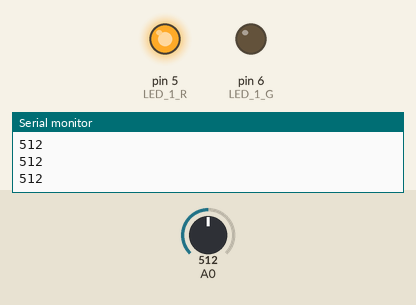
Simulated run of this sketch. Board: Arduino Uno, built with avr-gcc and run on an emulated ATmega328P. Parts: output pins drawn as LEDs (lit = HIGH), the last lines printed to the serial monitor. Inputs (shaded band) come from the test bench; at power-on: A0 = 512.

Above: at 1.2 s.
1.3 s: A0 set to 0
At 1.9 s:
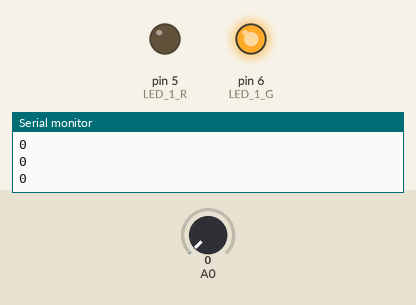
2.8 s: A0 set to 122
At 3.1 s:
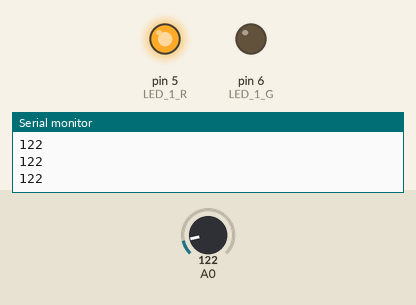
Timing chart, 0 to 5.8 s (numbered marks = the images above; inputs shaded):
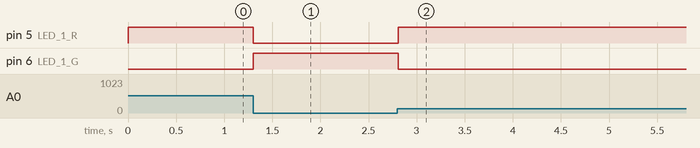

The sketch:

diodocon_4_terminales.ino
```cpp
int LED_1_G = 6;
int LED_1_R = 5;

void setup() {
  Serial.begin(9600);
  pinMode(A0, INPUT);
  pinMode(LED_1_G, OUTPUT);
  pinMode(LED_1_R, OUTPUT);
}//end setup

void loop() {
  detector1();
}//end loop

void rgb1(int r, int g) {
  analogWrite(LED_1_G, g);
  analogWrite(LED_1_R, r);
}//end rgb1
void detector1() {
  int lectura = analogRead(A0);
  if (lectura != 0) {
    Serial.println(lectura);
    rgb1(255, 0);
  } else {
    rgb1(0, 255);
    Serial.println(lectura);
  }//end if else
}//end detector1
```

Measured:
- after the input at 1.3 s, pin 5 (LED_1_R): HIGH → LOW at once; pin 6 (LED_1_G): LOW → HIGH at once
- after the input at 2.8 s, pin 5 (LED_1_R): LOW → HIGH at once; pin 6 (LED_1_G): HIGH → LOW at once
